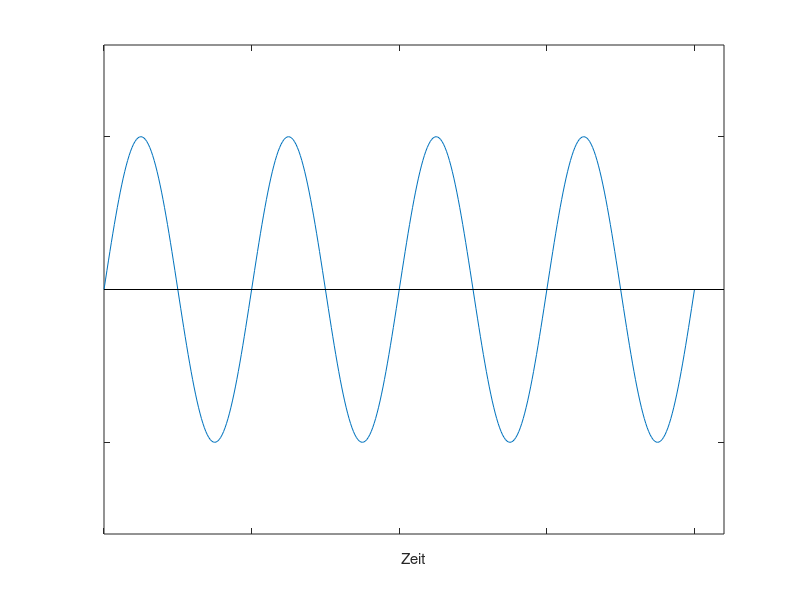
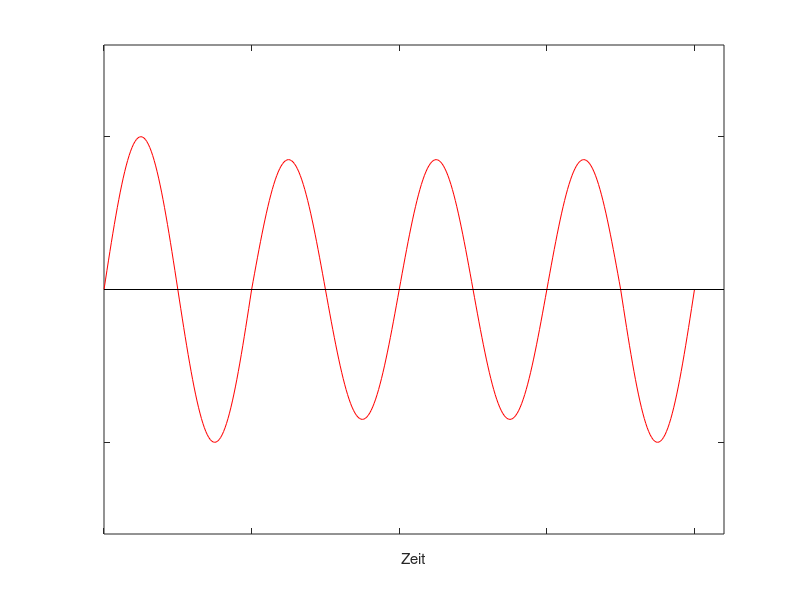

The MATLAB source for these figures, in order:
   %% Time specifications:
   Fs = 100000                  % samples per second
   dt = 1/Fs;                   % seconds per sample
   StopTime = 1.0 ;             % seconds
   t = (0:dt:StopTime-dt)';     % seconds

   %% Sine wave:
   Fc = 775                    % hertz
   x = 5*sin(2*pi*Fc*t);

   % Plot the signal versus time:
   %figure;
   %plot(t,x);
   %xlabel('time (in seconds)');
   %title('Signal versus Time');
   %zoom xon;
   
   
   %% Normales Signal
   
   tEnd = 4.0;
   t2 = [0:0.01:tEnd];
   x2 = 5 * sin(2*pi*t2);
   
   fig2 = figure(2);
   plot(t2,x2);
   hold on;
   plot([0,(tEnd + 0.2)],[0,0], 'k');
   set(gca,'XTickLabel',[],'YTickLabel',[])
   xlabel('Zeit');
   xlim([0,(tEnd +0.2)]);
   ylim([-8,8]);
   
   %title('Signal ohne Amplitudenmodulation');
   hgexport(fig2, 'SWP2_Analyse_DCF77_Signal_ohne.eps');
   
   %% Signal mit reduzierter Amplitude
   t31 = [0:0.01:1.0];
   x31 = 5 * sin(2*pi*t31);
   
   t32 = [1.0:0.01:3.5];
   x32 = 4.25 * sin(2*pi*t32);
   
   t33 = [3.5:0.01:4.0];
   x33 = 5 * sin(2*pi*t33);
   
   fig3 = figure(3);
   plot(t31,x31,'r');
   hold on;
   plot(t32,x32,'r');
   plot(t33,x33,'r');
   plot([0,(tEnd + 0.2)],[0,0], 'k');
   set(gca,'XTickLabel',[],'YTickLabel',[])
   xlabel('Zeit');
   xlim([0,(tEnd +0.2)]);
   ylim([-8,8]);
   
   %title('Signal mit Amplitudenmodulation');
   hgexport(fig3, 'SWP2_Analyse_DCF77_Signal_mit.eps');